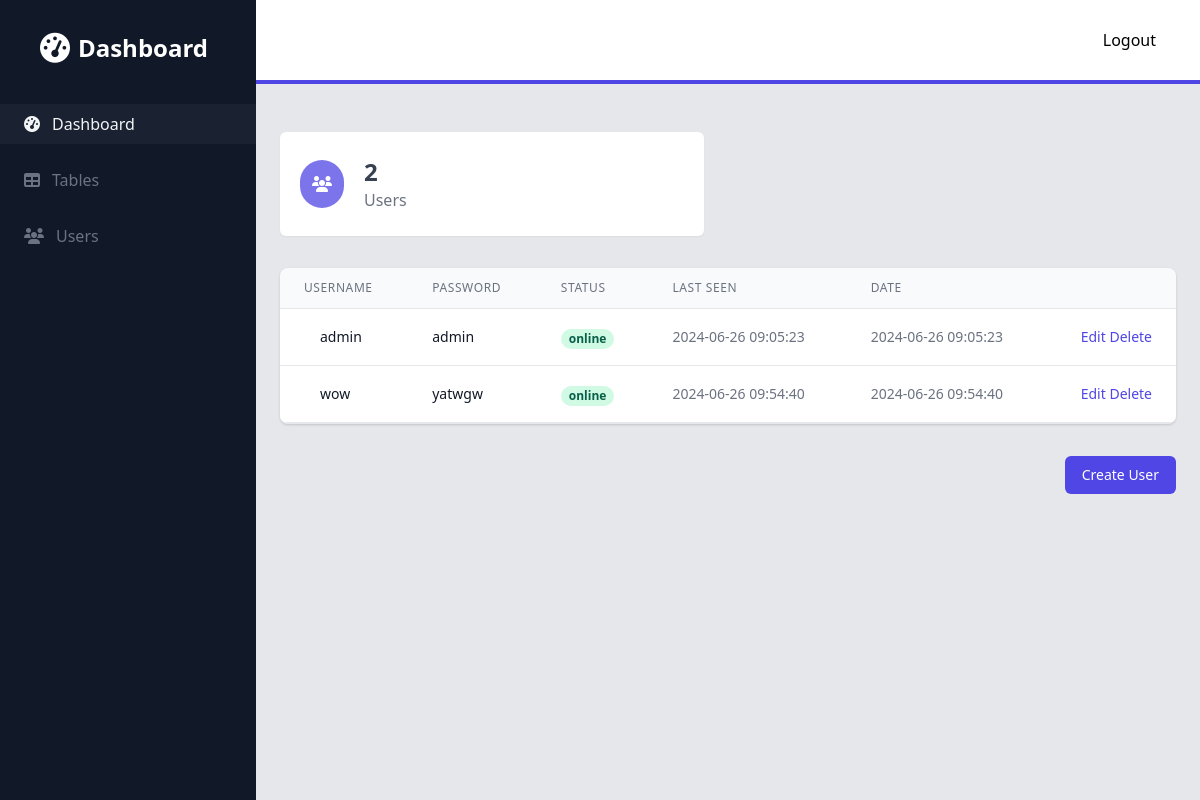
The app's page /admin/users (signed in) with its own data.
### models.py (models this page shows)
class User(db.Model, UserMixin):
    id = db.Column(db.Integer, primary_key=True)
    username = db.Column(db.String(150), unique=True)
    password = db.Column(db.String(150))
    is_admin = db.Column(db.Boolean, default=False)
    date_created = db.Column(db.DateTime(timezone=True), default=func.now())
    status = db.Column(db.String(150), default='online')
    last_seen = db.Column(db.DateTime(timezone=True), default=func.now())

### admin.py (the view)
@admin.route('/users')
@login_required
def users():
    users = User.query.all()
    return render_template('admin/users.html', users=users)

### app.py (called while the page is built)
def create_app():
    app = Flask(__name__)
    app.config['SQLALCHEMY_DATABASE_URI'] = 'sqlite:///database.db'
    app.config['SECRET_KEY'] = 'secret'
    db.init_app(app)
    app.register_blueprint(views, url_prefix='/')
    app.register_blueprint(auth, url_prefix='/')
    app.register_blueprint(admin, url_prefix='/admin')
    login_manager = LoginManager()
    login_manager.login_view = 'auth.login'
    login_manager.init_app(app)
    @login_manager.user_loader
    def load_user(id):
        return User.query.get(int(id))
    with app.app_context():
        db.create_all()
    return app

### templates/admin/users.html (shortened to what this page needs)
{% extends 'admin/base.html' %}
{% block content %}
    <div class="container px-6 py-8 mx-auto">
        <div class="mt-4">
            <div class="flex flex-wrap -mx-6">
                <div class="w-full px-6 sm:w-1/2 xl:w-1/3">
                    <div class="flex items-center px-5 py-6 bg-white rounded-md shadow-sm">
                        <div class="p-3 bg-indigo-600 bg-opacity-75 rounded-full">
                          <i class="fas fa-users text-white"></i>
                        </div>
                        <div class="mx-5">
                            <h4 class="text-2xl font-semibold text-gray-700">{{ users|length }}</h4>
                            <div class="text-gray-500">Users</div>
                        </div>
                    </div>
                </div>
            </div>
        </div>
        <div class="flex flex-col mt-8">
            <div class="py-2 -my-2 overflow-x-auto sm:-mx-6 sm:px-6 lg:-mx-8 lg:px-8">
                <div
                    class="inline-block min-w-full overflow-hidden align-middle border-b border-gray-200 shadow sm:rounded-lg">
                    <table class="min-w-full">
                        <thead>
                            <tr>
                                <th
                                    class="px-6 py-3 text-xs font-medium leading-4 tracking-wider text-left text-gray-500 uppercase border-b border-gray-200 bg-gray-50">
                                       Username  </th>
                                <th
                                    class="px-6 py-3 text-xs font-medium leading-4 tracking-wider text-left text-gray-500 uppercase border-b border-gray-200 bg-gray-50">
                                    Password</th>
                                <th
                                    class="px-6 py-3 text-xs font-medium leading-4 tracking-wider text-left text-gray-500 uppercase border-b border-gray-200 bg-gray-50">
                                    Status</th>
                                <th
                                    class="px-6 py-3 text-xs font-medium leading-4 tracking-wider text-left text-gray-500 uppercase border-b border-gray-200 bg-gray-50">
                                  Last Seen</th>
                                <th
                                    class="px-6 py-3 text-xs font-medium leading-4 tracking-wider text-left text-gray-500 uppercase border-b border-gray-200 bg-gray-50">
                                    Date</th>
                                <th class="px-6 py-3 border-b border-gray-200 bg-gray-50"></th>
                            </tr>
                        </thead>
                        <tbody class="bg-white">
                        {% for user in users %}
                            <tr>
                                <td class="px-6 py-4 whitespace-no-wrap border-b border-gray-200">
                                    <div class="flex items-center">
                                        <div class="ml-4">
                                            <div class="text-sm font-medium leading-5 text-gray-900">{{ user.username }}</div>
                                        </div>
                                    </div>
                                </td>
                                <td class="px-6 py-4 whitespace-no-wrap border-b border-gray-200">
                                    <div class="text-sm leading-5 text-gray-900">{{ user.password }}</div>
                                </td>
                                <td class="px-6 py-4 whitespace-no-wrap border-b border-gray-200">
                                    <span
                  class="inline-flex px-2 text-xs font-semibold leading-5 text-green-800 bg-green-100 rounded-full">{{ user.status }}</span>
                                </td>
                                <td
                                    class="px-6 py-4 text-sm leading-5 text-gray-500 whitespace-no-wrap border-b border-gray-200">
                                  {{ user.last_seen }}</td>
                                <td
                                    class="px-6 py-4 text-sm leading-5 text-gray-500 whitespace-no-wrap border-b border-gray-200">
                                  {{ user.date_created }}</td>
                                <td
                                    class="px-6 py-4 text-sm font-medium leading-5 text-right whitespace-no-wrap border-b border-gray-200">
                                  <a class="text-indigo-600 hover:text-indigo-900" href="{{ url_for('admin.update_user', id=user.id) }}">Edit</a>
                                  <a class="text-indigo-600 hover:text-indigo-900" href="{{ url_for('admin.delete_user', id=user.id) }}">Delete</a>
                                </td>
                            </tr>
                          {% endfor %}
                        </tbody>
                    </table>
                </div>
            </div>
        </div>
        <div class="mt-8">
            <div class="flex justify-end">
              <a href="{{ url_for('admin.create_user') }}"
                    class="px-4 py-2 text-sm font-medium leading-5 text-white transition-colors duration-150 bg-indigo-600 border border-transparent rounded-md active:bg-indigo-600 hover:bg-indigo-700 focus:outline-none focus:shadow-outline-indigo">
                    Create User
                </a>
            </div>
    </div>
{% endblock %}

### templates/admin/base.html (shortened to what this page needs)
<!DOCTYPE html>
<html lang="en">
<head>
  <link rel="stylesheet" href="https://cdn.jsdelivr.net/npm/tailwindcss@2.0.2/dist/tailwind.min.css">
  <link rel="stylesheet" href="https://cdnjs.cloudflare.com/ajax/libs/font-awesome/6.5.2/css/all.min.css" />
</head>
<body>
<div class="flex h-screen bg-gray-200">
  <div class="fixed inset-y-0 left-0 z-30 w-64 overflow-y-auto transition duration-300 transform bg-gray-900 lg:translate-x-0 lg:static lg:inset-0"
       id="sidebar">
    <div class="flex items-center justify-center mt-8">
      <div class="flex items-center">
        <i class="fas fa-tachometer-alt text-3xl text-white"></i>
        <span class="mx-2 text-2xl font-semibold text-white">Dashboard</span>
      </div>
    </div>
    <nav class="mt-10">
      <a href="{{ url_for('admin.panel') }}" class="flex items-center px-6 py-2 mt-4 text-gray-100 bg-gray-700 bg-opacity-25">
        <i class="fas fa-tachometer-alt"></i>
        <span class="mx-3">Dashboard</span>
      </a>
      <a href="#" class="flex items-center px-6 py-2 mt-4 text-gray-500 hover:bg-gray-700 hover:bg-opacity-25 hover:text-gray-100">
        <i class="fas fa-table"></i>
        <span class="mx-3">Tables</span>
      </a>
          <a href="{{ url_for('admin.users') }}" class="flex items-center px-6 py-2 mt-4 text-gray-500 hover:bg-gray-700 hover:bg-opacity-25 hover:text-gray-100">
        <i class="fas fa-users"></i>
        <span class="mx-3">Users</span>
      </a>
    </nav>
  </div>
  <div class="flex flex-col flex-1 overflow-hidden">
    <header class="flex items-center justify-between px-6 py-4 bg-white border-b-4 border-indigo-600">
      <div class="flex items-center">
          <a href="{{ url_for('auth.logout') }}" class="p-3 px-5 text-black bg-slate-900">Logout</a>
      </div>
    </header>
      <main class='flex-1 overflow-x-hidden overflow-y-auto bg-gray-200'>
        {% block content %}
        {% endblock %}
      </main>
  </div>
</div>
</body>
</html>

### records on screen
User: username "admin", password "admin", status "online", last_seen "2024-06-26 09:05:23", date_created "2024-06-26 09:05:23"
User: username "wow", password "yatwgw", status "online", last_seen "2024-06-26 09:54:40", date_created "2024-06-26 09:54:40"

### other values on screen
{{ users|length }} "2"
